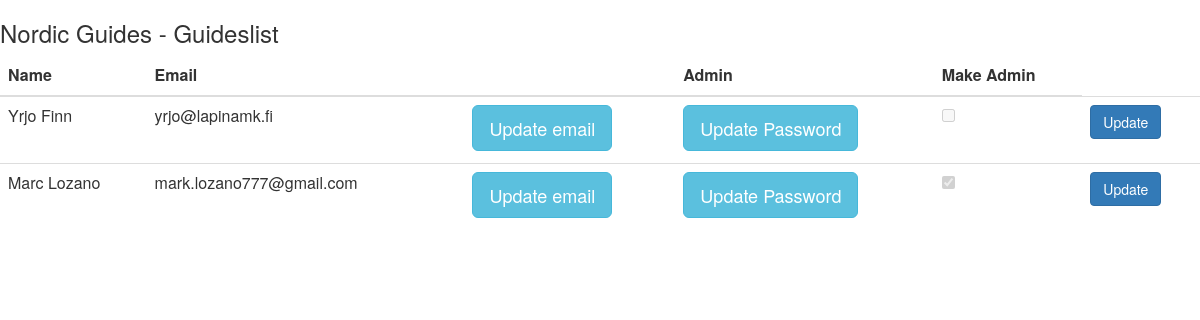
Page /FinalAssigment/admin/php/guides.php on the committed database.
### tables this page shows
CREATE TABLE `members` (
  `memberID` int(11) NOT NULL,
  `birthdate` date DEFAULT NULL,
  `firstname` varchar(20) NOT NULL,
  `lastname` varchar(50) NOT NULL,
  `street` varchar(50) DEFAULT NULL,
  `city` varchar(30) DEFAULT NULL,
  `zip` varchar(10) DEFAULT NULL,
  `phone` varchar(50) DEFAULT NULL,
  `email` varchar(100) NOT NULL,
  `password` varchar(120) NOT NULL,
  `role` varchar(10) NOT NULL DEFAULT 'member',
  `driverslicense` varchar(10) DEFAULT NULL,
  `profileimage` varchar(100) DEFAULT NULL
);

### FinalAssigment/admin/php/guides.php (the view, shortened to what this page needs)
<link rel="stylesheet" href="https://maxcdn.bootstrapcdn.com/bootstrap/3.4.0/css/bootstrap.min.css">
<h3>Nordic Guides - Guideslist</h3>
<table class="table table-hover">
    <thead>
      <tr>
        <th>Name</th>
        <th>Email</th>
          <th></th>
          <th></th>
          <th>Admin</th>
          <th>Make Admin</th>
      </tr>
    </thead>
    <tbody>
      <?php
        include('../../php/dbConnect.php');
        $id = $_SESSION['userID'];
        $sql="SELECT memberID,firstname,lastname,email,role FROM members WHERE memberID NOT LIKE '$id' ORDER BY lastname";
        $result=$conn->query($sql);
        while($row=$result->fetch_assoc()){
            echo '<tr>';
            echo '<td>';
            echo '<p>'.$row['firstname'].' '.$row['lastname'].'</p>';
            echo '</td>';
            echo '<td>'.$row['email'].'</td>';
            echo '<td>';
            echo '</td>';
            echo '<td>';
            echo '<button onclick="IDemail('.$row['memberID'].')" type="button" class="btn btn-info btn-lg" data-toggle="modal" data-target="#email">Update email</button>';
            echo '</td>';
            echo '<td>';
            echo '<button onclick="IDpassword('.$row['memberID'].')" type="button" class="btn btn-info btn-lg" data-toggle="modal" data-target="#password">Update Password</button>';
            echo '</td>';
            echo '<td>';
            echo '<label class="switch">';
            if($row['role'] == 'admin'){
                echo '<input type="checkbox" checked disabled>';
            }else{
                echo '<input type="checkbox" disabled>';
            }
            echo '<span class="slider"></span></label><br><br>';
            echo '</td>';
            echo '<td>';
            echo '<form action="php/makeAdmin.php" method="post">
                    <input type="hidden" class="form-control" name="memberID" value="'.$row['memberID'].'">
                    <button type="submit" class="btn btn-primary">Update</button>
                </form>';
            echo '</td>';
            echo '</tr>';
        }
      ?>
    </tbody>
</table>

### rows in the picture
members: firstname "Yrjo", lastname "Finn", email "yrjo@lapinamk.fi"
members: firstname "Marc", lastname "Lozano", email "mark.lozano777@gmail.com"
